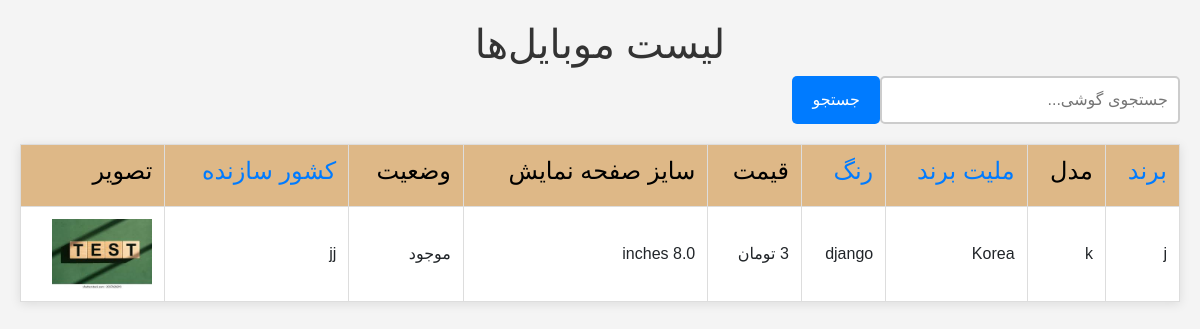
The app's page /, older data.
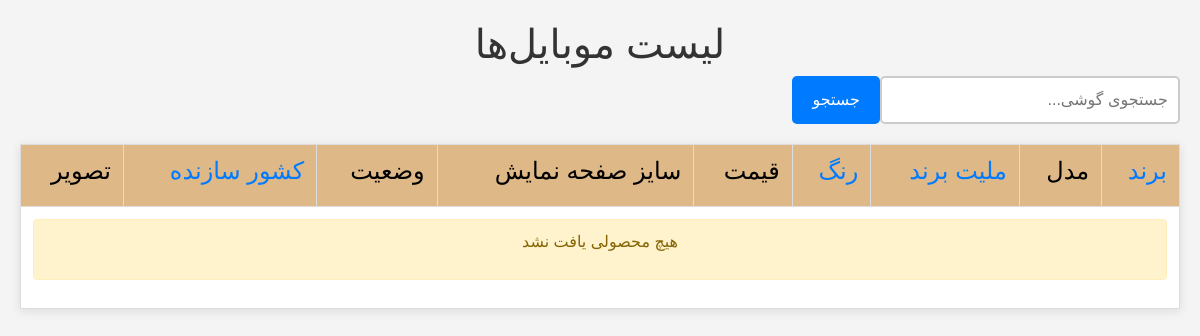
The same page, newer data.
### mobile_inventory/models.py (models this page shows, shortened)
class Phone(models.Model):
    model = models.CharField(max_length=100, unique=True, verbose_name='مدل')
    brand = models.ForeignKey(Brand, on_delete=models.CASCADE, verbose_name='برند')
    color = models.ForeignKey(Color, on_delete=models.CASCADE, verbose_name='رنگ')
    country_of_manufacture = models.ForeignKey(Country, on_delete=models.CASCADE, verbose_name='کشور سازنده')
    price = models.PositiveIntegerField(verbose_name='قیمت')
    image = models.ImageField(upload_to='phone_images', null=True, blank=True, verbose_name='تصویر')
    screen_size = models.FloatField(verbose_name='سایز صفحه نمایش')
    is_available = models.BooleanField(default=True, verbose_name='موجود/ناموجود')
    created_at = models.DateTimeField(auto_now_add=True, null=True, blank=True)
    slug = models.SlugField(unique=True, blank=True, verbose_name='آدرس محصول')
    class Meta:
        verbose_name = 'موبایل'
        verbose_name_plural = 'موبایل ها'

class Brand(models.Model):
    name = models.CharField(max_length=100, unique=True, verbose_name='نام برند')
    nationality = models.CharField(max_length=100, verbose_name='ملیت برند')
    created_at = models.DateTimeField(auto_now_add=True, null=True, blank=True)
    slug = models.SlugField(unique=True, blank=True, verbose_name='آدرس برند')
    class Meta:
        verbose_name = 'برند'
        verbose_name_plural = ' برند ها'

class Color(models.Model):
    name = models.CharField(max_length=100, unique=True, verbose_name='رنگ')
    created_at = models.DateTimeField(auto_now_add=True, null=True, blank=True)
    slug = models.SlugField(unique=True, blank=True, verbose_name='آدرس رنگ')
    class Meta:
        verbose_name = 'رنگ'
        verbose_name_plural = 'رنگ ها'

class Country(models.Model):
    name = models.CharField(max_length=100, unique=True, verbose_name='نام کشور')
    created_at = models.DateTimeField(auto_now_add=True, null=True, blank=True)
    slug = models.SlugField(unique=True, blank=True, verbose_name='آدرس کشور')
    class Meta:
        verbose_name = 'کشور'
        verbose_name_plural = 'کشورها'

### mobile_inventory/views.py (the view)
# urls.py: path('', views.PhoneListView.as_view(), name='list_phone'),
class PhoneListView(ListView):
    model = Phone
    template_name = 'mobile_inventory/phone_list.html'
    context_object_name = 'phones'
    ordering = ['-created_at']
    def get_queryset(self):
        queryset = Phone.objects.all().order_by('-created_at')
        query = self.request.GET.get('query', None)
        if query:
            queryset = queryset.filter(
                Q(model__icontains=query) |
                Q(brand__name__icontains=query) |
                Q(brand__nationality__icontains=query)
            )  # جستجو بر اساس مدل، برند یا ملیت برند
        return queryset

### mobile_inventory/templatetags/custom_filters.py (called while the page is built)
@register.filter(name='three_digits_currency')
def three_digits_currency(value: int):
    return '{:,}'.format(value) + ' تومان'

### mobile_inventory/templates/mobile_inventory/phone_list.html (shortened to what this page needs)
{% extends 'base.html' %}
{% load static %}
{% load custom_filters %}
{% block main %}
    <body>
    <h1>لیست موبایل‌ها</h1>
    <form method="get" class="search-form">
        <input type="text" name="query" id="query" value="{{ request.GET.query|default:'' }}" class="search-input"
               placeholder="جستجوی گوشی...">
        <button type="submit" class="search-button">جستجو</button>
    </form>
    <table id="phones-table" border="1" style="width: 100%; border-collapse: collapse;">
        <thead>
        <tr>
            <th><a href="{% url 'add_brand' %}"><h4>برند</h4></a></th>
            <th><h4>مدل</h4></th>
            <th><a href="{% url 'add_brand' %}"><h4>ملیت برند</h4></a></th>
            <th><a href="{% url 'add_color' %}"><h4>رنگ</h4></a></th>
            <th><h4>قیمت</h4></th>
            <th><h4>سایز صفحه نمایش</h4></th>
            <th><h4>وضعیت</h4></th>
            <th><a href="{% url 'add_country' %}"><h4>کشور سازنده</h4></a></th>
            <th><h4>تصویر</h4></th>
        </tr>
        </thead>
        <tbody>
        {% for phone in phones %}
            <tr id="phone-row-{{ phone.slug }}">
                <td>{{ phone.brand.name }}</td>
                <td>{{ phone.model }}</td>
                <td>{{ phone.brand.nationality }}</td>
                <td>{{ phone.color.name }}</td>
                <td>{{ phone.price|three_digits_currency }}</td>
                <td>{{ phone.screen_size }} inches</td>
                <td>{{ phone.is_available|yesno:"موجود,ناموجود" }}</td>
                <td>{{ phone.country_of_manufacture.name }}</td>
                <td>
                    {% if phone.image %}
                        <img src="{{ phone.image.url }}" alt="Image of {{ phone.model }}"
                             style="max-width: 100px; max-height: 100px;">
                    {% else %}
                        تصویری موجود نیست.
                    {% endif %}
                </td>
            </tr>
        {% empty %}
            <tr>
                <td colspan="10" style="text-align: center;">
                    <div class="alert alert-warning">
                        <p>هیچ محصولی یافت نشد</p>
                    </div>
                </td>
            </tr>
        {% endfor %}
        </tbody>
    </table>
    </body>
{% endblock %}

Row changes from the older to the newer data that the page shows:
removed Phone: brand.name "j", model "k", brand.nationality "Korea", color.name "django", price|three_digits_currency "3 تومان", screen_size "8.0", is_available "موجود", country_of_manufacture.name "jj", image (picture)
Text that changed along with them:
text now shown: "هیچ محصولی یافت نشد"
